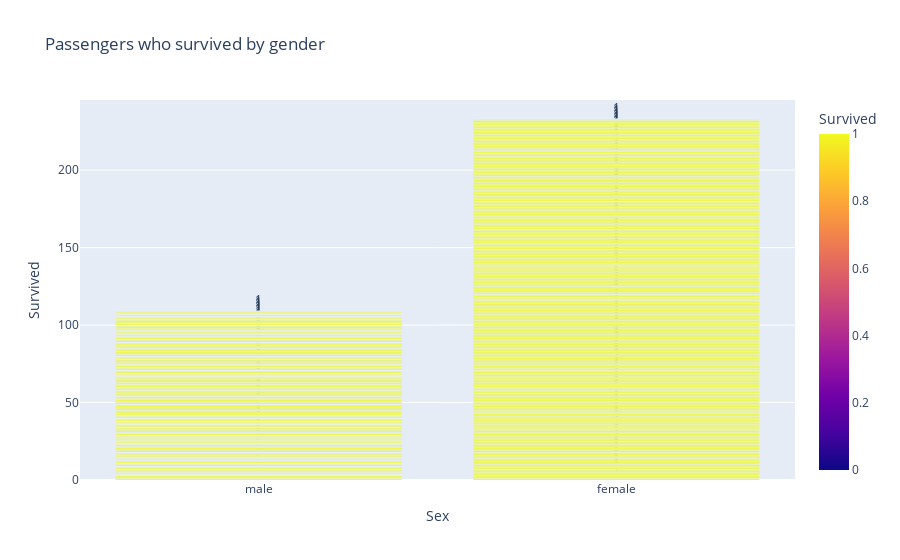

Notebook cell for this chart:
### Code cell
#Create a bar plot to visualize the number of passengers who survived and did not survive, broken down by gender.
fig=px.bar(data, x='Sex', y='Survived', labels="Survived:no of passengers", barmode='group', text='Survived', title='Passengers who survived by gender', color='Survived')
fig.show()

### Figure 1 — Plotly figure (JSON) as saved in the notebook; plotly's stock layout.template omitted (floating-point values rounded to 4 significant figures; data arrays with more than 128 entries replaced by an {"elided": "..."} marker saying what was removed)
{"data": [{"alignmentgroup": "True", "hovertemplate": "Sex=%{x}<br>Survived=%{marker.color}<extra></extra>", "legendgroup": "", "marker": {"color": {"elided": "891 int values"}, "coloraxis": "coloraxis", "pattern": {"shape": ""}}, "name": "", "offsetgroup": "", "orientation": "v", "showlegend": false, "text": {"elided": "891 int values"}, "textposition": "auto", "type": "bar", "x": {"elided": "891 str values"}, "xaxis": "x", "y": {"elided": "891 int values"}, "yaxis": "y"}], "layout": {"barmode": "group", "coloraxis": {"colorbar": {"title": {"text": "Survived"}}, "colorscale": [[0, "#0d0887"], [0.1111, "#46039f"], [0.2222, "#7201a8"], [0.3333, "#9c179e"], [0.4444, "#bd3786"], [0.5556, "#d8576b"], [0.6667, "#ed7953"], [0.7778, "#fb9f3a"], [0.8889, "#fdca26"], [1, "#f0f921"]]}, "legend": {"tracegroupgap": 0}, "title": {"text": "Passengers who survived by gender"}, "xaxis": {"anchor": "y", "domain": [0, 1], "title": {"text": "Sex"}}, "yaxis": {"anchor": "x", "domain": [0, 1], "title": {"text": "Survived"}}}}
